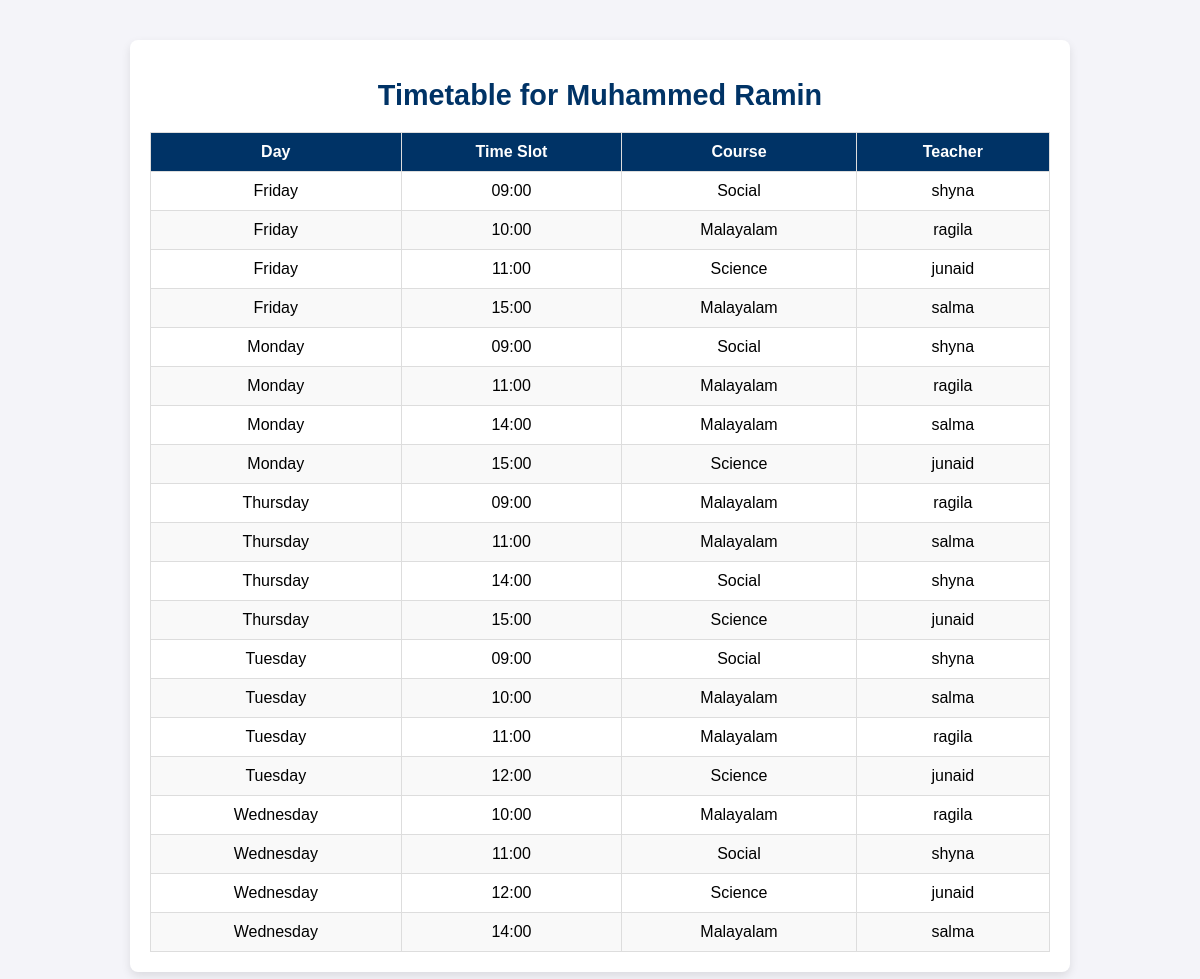
/users/studenttimetable/ (signed in), run on the app's committed database.
### users/models.py (models this page shows, shortened)
class Student(models.Model):
    profile = models.OneToOneField(UserProfile, on_delete=models.CASCADE)
    address = models.TextField()
    school_class=models.ForeignKey(SchoolClass,on_delete=models.CASCADE,related_name='class_student',null=True,blank=True)
    dob = models.DateField(default=timezone.now)
    photo = models.ImageField(upload_to="student_photos/", blank=True, null=True)
    course=models.ManyToManyField(Course,related_name='assigned_student')
    hobbies=models.TextField(null=True,blank = True)
    bus = models.ForeignKey('Bus', null=True, blank=True, on_delete=models.SET_NULL)

class UserProfile(models.Model):
    user = models.OneToOneField(User, on_delete=models.CASCADE, related_name='profile')
    role = models.CharField(max_length=20, choices=ROLE_CHOICES)

class Timetable(models.Model):
    teacher = models.ForeignKey('Teacher', on_delete=models.CASCADE)
    course = models.ForeignKey('Course', on_delete=models.CASCADE)
    school_class = models.ForeignKey('SchoolClass', on_delete=models.CASCADE)
    day = models.CharField(max_length=20)  # E.g., Monday, Tuesday
    time_slot = models.TimeField()
    student = models.ForeignKey('Student', on_delete=models.CASCADE, related_name='timetables',null=True,blank=True)

class Course(models.Model):
    name = models.CharField(max_length=100)
    description = models.TextField(null=True, blank=True)

class Teacher(models.Model):
    profile = models.OneToOneField(UserProfile, on_delete=models.CASCADE)
    address = models.TextField(null=True, blank=True)
    qualification = models.CharField(max_length=200, null=True, blank=True)
    dob = models.DateField(default=timezone.now)
    contact = models.CharField(max_length=15, null=True, blank=True)
    resume = models.FileField(upload_to='teacher_resumes/', blank=True, null=True)
    courses = models.ForeignKey(Course,on_delete=models.CASCADE,related_name='assigned_teachers',null=True,blank=True)

### users/views.py (the view)
# urls.py: path('studenttimetable/',views.student_timetable, name='student_timetable'),
@login_required
def student_timetable(request):
    student = Student.objects.get(profile=request.user.profile)
    timetable = Timetable.objects.filter(
        school_class=student.school_class,
        day__in=['Monday', 'Tuesday', 'Wednesday', 'Thursday', 'Friday']
    ).order_by('day', 'time_slot')
    context = {
        'student': student,
        'timetable': timetable,
    }
    return render(request, 'users/student_timetable.html', context)

### templates/users/student_timetable.html (shortened to what this page needs)
{% block content %}
<div class="timetable-container">
    <h1 class="timetable-header">Timetable for {{ student.profile.user.username }}</h1>
    <div class="table-responsive">
        <table class="timetable-table">
            <thead>
                <tr>
                    <th>Day</th>
                    <th>Time Slot</th>
                    <th>Course</th>
                    <th>Teacher</th>
                </tr>
            </thead>
            <tbody>
                {% for entry in timetable %}
                    <tr>
                        <td>{{ entry.day }}</td>
                        <td>{{ entry.time_slot|date:"H:i" }}</td>
                        <td>{{ entry.course.name }}</td>
                        <td>{{ entry.teacher.profile.user.username }}</td>
                    </tr>
                {% empty %}
                    <tr>
                        <td colspan="4" class="empty-message">No timetable available for your class.</td>
                    </tr>
                {% endfor %}
            </tbody>
        </table>
    </div>
</div>
{% endblock %}

### templates/users/student_timetable.html (style rules this page uses)
.timetable-container { max-width: 900px; margin: 40px auto; background-color: #fff; border-radius: 8px; box-shadow: 0 4px 10px rgba(0, 0, 0, 0.1); padding: 20px; }
.timetable-header { text-align: center; font-size: 1.8rem; color: #003366; margin-bottom: 20px; font-weight: bold; }
.table-responsive { overflow-x: auto; }
.timetable-table { width: 100%; border-collapse: collapse; font-size: 1rem; text-align: center; }
.timetable-table thead { background-color: #003366; color: white; }
.timetable-table th, .timetable-table td { border: 1px solid #ddd; padding: 10px; }
.timetable-table tr:nth-child(even) { background-color: #f9f9f9; }

### data on the page
Student: profile.user.username "Muhammed Ramin"
Timetable: day "Friday", time_slot "09:00", course.name "Social", teacher.profile.user.username "shyna"
Timetable: day "Friday", time_slot "10:00", course.name "Malayalam", teacher.profile.user.username "ragila"
Timetable: day "Friday", time_slot "11:00", course.name "Science", teacher.profile.user.username "junaid"
Timetable: day "Friday", time_slot "15:00", course.name "Malayalam", teacher.profile.user.username "salma"
Timetable: day "Monday", time_slot "09:00", course.name "Social", teacher.profile.user.username "shyna"
Timetable: day "Monday", time_slot "11:00", course.name "Malayalam", teacher.profile.user.username "ragila"
Timetable: day "Monday", time_slot "14:00", course.name "Malayalam", teacher.profile.user.username "salma"
Timetable: day "Monday", time_slot "15:00", course.name "Science", teacher.profile.user.username "junaid"
Timetable: day "Thursday", time_slot "09:00", course.name "Malayalam", teacher.profile.user.username "ragila"
Timetable: day "Thursday", time_slot "11:00", course.name "Malayalam", teacher.profile.user.username "salma"
Timetable: day "Thursday", time_slot "14:00", course.name "Social", teacher.profile.user.username "shyna"
Timetable: day "Thursday", time_slot "15:00", course.name "Science", teacher.profile.user.username "junaid"
Timetable: day "Tuesday", time_slot "09:00", course.name "Social", teacher.profile.user.username "shyna"
Timetable: day "Tuesday", time_slot "10:00", course.name "Malayalam", teacher.profile.user.username "salma"
Timetable: day "Tuesday", time_slot "11:00", course.name "Malayalam", teacher.profile.user.username "ragila"
Timetable: day "Tuesday", time_slot "12:00", course.name "Science", teacher.profile.user.username "junaid"
Timetable: day "Wednesday", time_slot "10:00", course.name "Malayalam", teacher.profile.user.username "ragila"
Timetable: day "Wednesday", time_slot "11:00", course.name "Social", teacher.profile.user.username "shyna"
Timetable: day "Wednesday", time_slot "12:00", course.name "Science", teacher.profile.user.username "junaid"
Timetable: day "Wednesday", time_slot "14:00", course.name "Malayalam", teacher.profile.user.username "salma"
